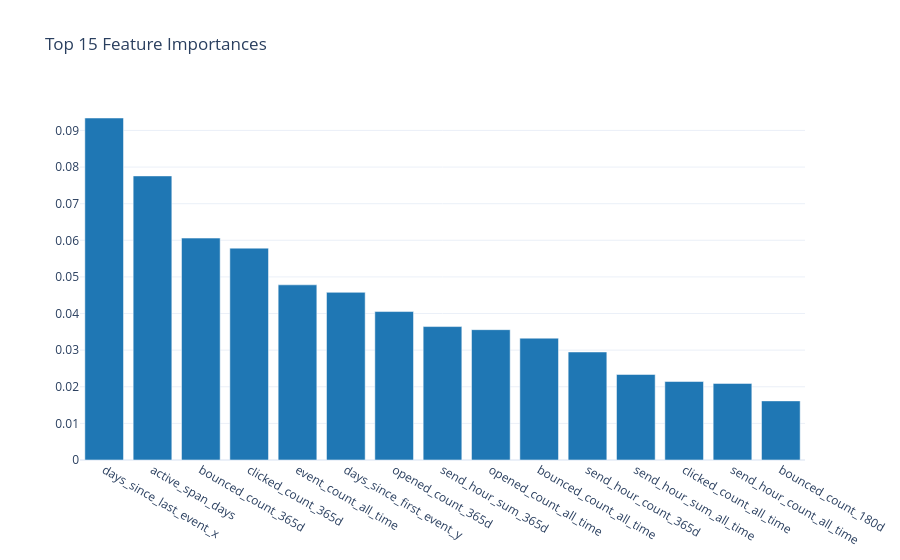

Here is the notebook cell this chart was saved with:
### Markdown cell above
## 8.4 Feature Importance (Random Forest)

### Code cell
rf_model = models["Random Forest"]
importance_df = native_pd.DataFrame({
    "Feature": X_train.columns.tolist(),
    "Importance": rf_model.feature_importances_
}).sort_values("Importance", ascending=False)

top_n = 15
top_features = importance_df.head(top_n)

fig = charts.bar_chart(
    top_features["Feature"].tolist(),
    top_features["Importance"].tolist(),
    title=f"Top {top_n} Feature Importances"
)
display_figure(fig)

### Figure 1 — Plotly figure (JSON) as saved in the notebook; plotly's stock layout.template omitted (floating-point values rounded to 4 significant figures)
{"data": [{"marker": {"color": "#1f77b4"}, "type": "bar", "x": ["days_since_last_event_x", "active_span_days", "bounced_count_365d", "clicked_count_365d", "event_count_all_time", "days_since_first_event_y", "opened_count_365d", "send_hour_sum_365d", "opened_count_all_time", "bounced_count_all_time", "send_hour_count_365d", "send_hour_sum_all_time", "clicked_count_all_time", "send_hour_count_all_time", "bounced_count_180d"], "y": [0.0934, 0.07759, 0.0606, 0.05786, 0.04784, 0.04579, 0.04054, 0.03644, 0.03559, 0.03327, 0.0295, 0.02336, 0.02143, 0.02092, 0.01615]}], "layout": {"title": {"text": "Top 15 Feature Importances"}, "xaxis": {"title": {}}, "yaxis": {"title": {}}}}
